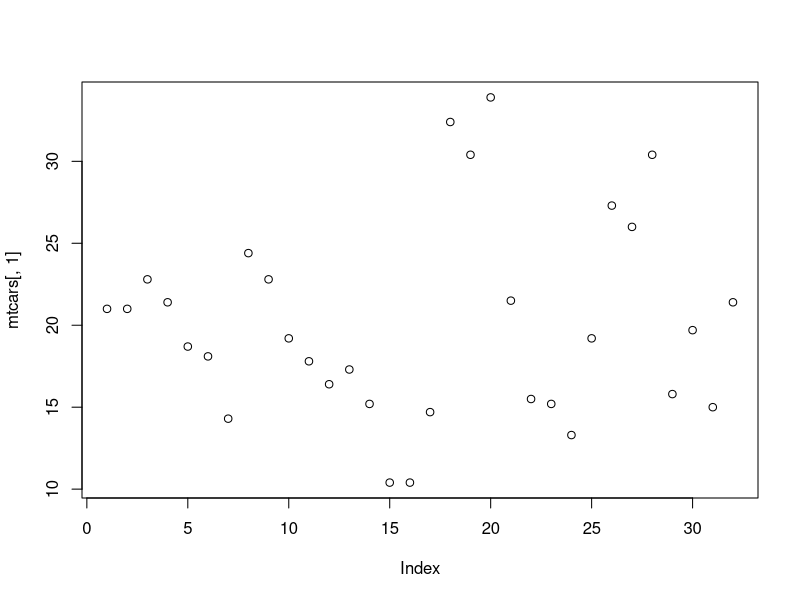

Recreate this plot in R.
## ---- chunk 1
knitr::opts_chunk$set(echo=FALSE, warning=FALSE, message=FALSE)
## ---- chunk 2
library(knitr)

my_table <- head(mtcars[,1:6])
kable(my_table, caption = "This is a table caption", longtable=F, format = "latex")
## ---- chunk 3
plot(mtcars[,1])
